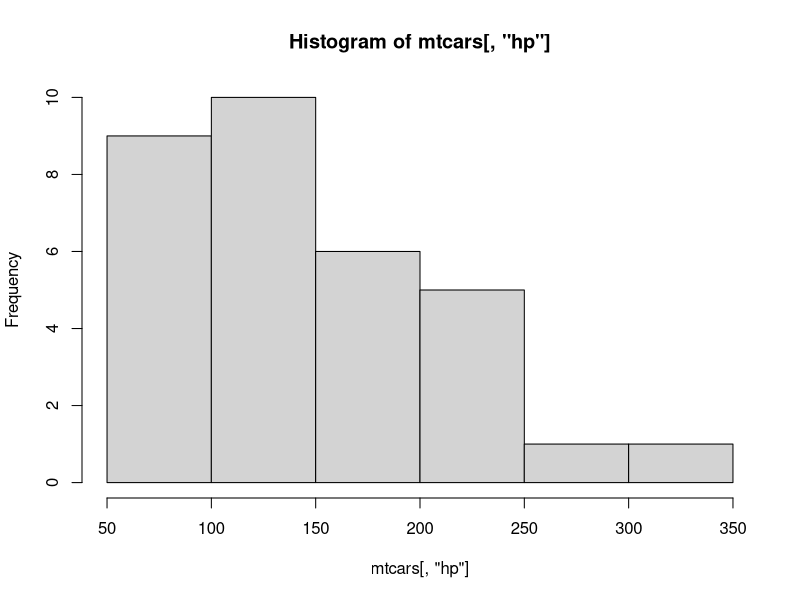
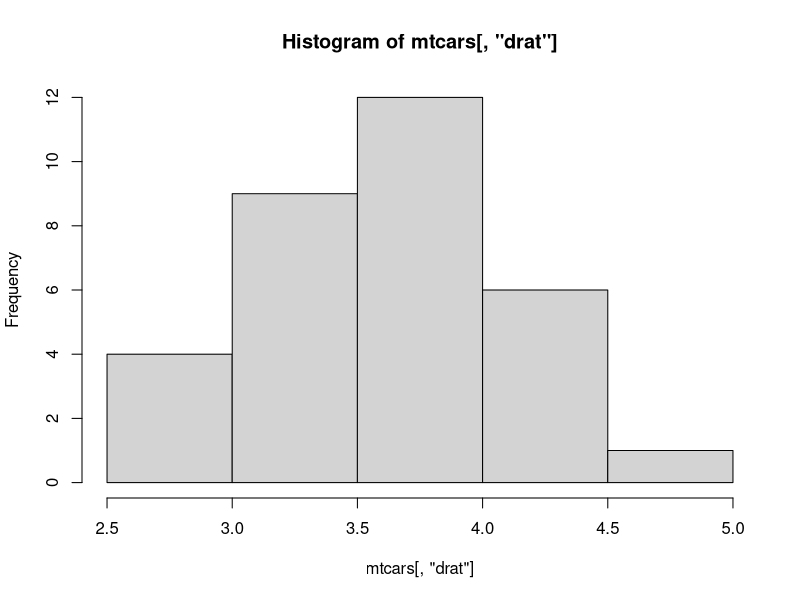

Here is the R script that generated these plots, in order:
# 1. Checking for normality

## Normal = symmetric, unimodal, bell-shaped curve

## Check by eye first
hist(mtcars[,"hp"]) # not symetrical, not normal
hist(mtcars[,"drat"]) # seems to fit

## Test (e.g. kolmogorov-smirnov)
shapiro.test(mtcars[,"drat"]) # p>0.05 -> suggests normal


# 1a Parametric vs nonparametric

## Parametric: 
##     normal distribution, 
##     homogeneous variance, 
##     ratio (numbers can be compared as multiples of each other, 
##       zero important, e.g. age)  
##       or interval (equal gaps between points, can't be multiples, 
##       e.g. temperature in celsius) data,
##     MEAN usual central measure

## Non-parametric: 
##     any distribution/variance,
##     ordinal (rank, where gap between points is not same) 
##       or nominal (categorical) data, 
##     MEDIAN usual central measure

## Non-parametric tests: 
##     Mann-Whitney U (~t-test for independent measures), 
##     Wilcoxon signed rank (~t-test for repeated measures), 
##     Kruskal-Wallis H (~independent measures ANOVA, >2 groups), 
##     Friedman's (~repeated measures ANOVA: >2 groups), 
##     Spearman Rank (correlation)